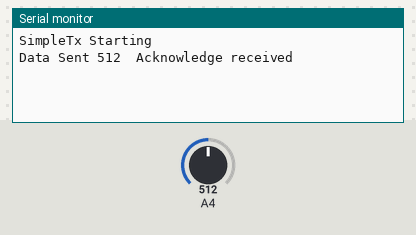
Recording of a sketch running on a simulated Arduino Mega 2560, built with avr-gcc and run on an emulated ATmega2560. Shown: the last lines printed to the serial monitor. The test bench sets the inputs (shaded band); at power-on: A4 = 512. No radio packets arrive unless stated.

Above: at 1.8 s.
1.9 s: A4 set to 716
At 2.8 s:
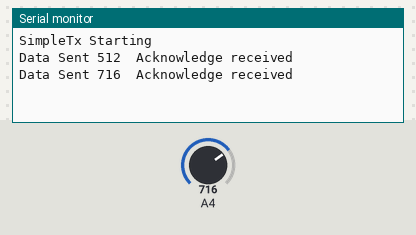
3.4 s: A4 set to 900
At 4.7 s:
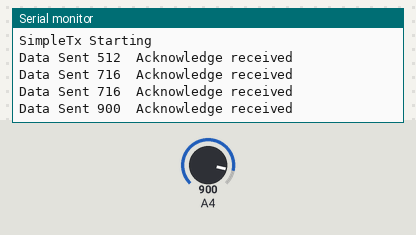
Timing chart, 0 to 6.4 s (numbered marks = the images above; inputs shaded):
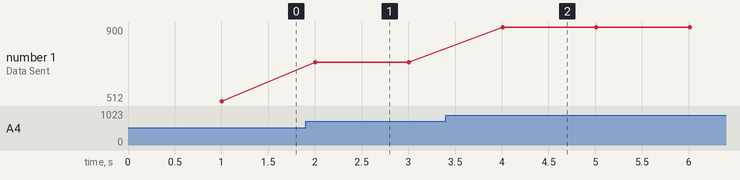

Measured:
- after the input at 1.9 s, the serial monitor: prints a new line after 0.10 s (image 1)
- after the input at 3.4 s, the serial monitor: prints a new line after 0.61 s (image 2)
- plotted number 1: 512 → 716 after the input at 1.9 s, 716 → 900 after the input at 3.4 s

The sketch:

PROGRAMA_EMISOR.ino
```cpp
// SimpleTx - the master or the transmitter

#include <SPI.h>
#include <nRF24L01.h>
#include <RF24.h>


#define CE_PIN  22
#define CSN_PIN 21

const byte slaveAddress[5] = {'R','x','A','A','A'};


RF24 radio(CE_PIN, CSN_PIN); // Create a Radio

int analogData = 0;

unsigned long currentMillis;
unsigned long prevMillis;
unsigned long txIntervalMillis = 1000; // send once per second


void setup() {

    Serial.begin(9600);

    Serial.println("SimpleTx Starting");

    radio.begin();
    radio.setDataRate( RF24_250KBPS );
    radio.setRetries(3,5); // delay, count
    radio.openWritingPipe(slaveAddress);
    pinMode(36, INPUT);

}

//====================

void loop() {
    currentMillis = millis();
    if (currentMillis - prevMillis >= txIntervalMillis) {
        updateAnalogData();
        send();
        prevMillis = millis();
    }
}


//====================

void send() {

    bool rslt;
    rslt = radio.write(&analogData, sizeof(analogData));
        // Always use sizeof() as it gives the size as the number of bytes.
        // For example if dataToSend was an int sizeof() would correctly return 2

    Serial.print("Data Sent ");
    Serial.print(analogData);
    if (rslt) {
        Serial.println("  Acknowledge received");
        updateAnalogData();
    }
    else {
        Serial.println("  Tx failed");
    }
}

//================

void updateAnalogData() {
    analogData = analogRead(36);
}
```
